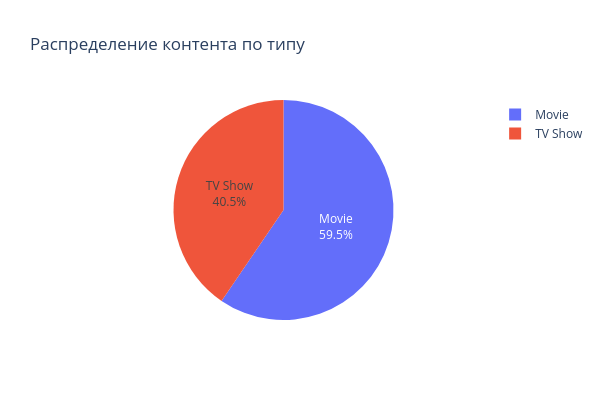

Write notebook code for a chart like this one.
### Markdown cell above
#### Для начала посмотрим на то, какие типы контента представлены в нашем датасете

### Code cell
fig = go.Figure(data=[go.Pie(labels=dataset['type'].value_counts().reset_index()['type'], values=dataset['type'].value_counts().reset_index()['count'], textinfo='percent+label', hole=0)])
fig.update_layout(title='Распределение контента по типу', width=600, height=400)
fig.show()

### Figure 1 — Plotly figure (JSON) as saved in the notebook; plotly's stock layout.template omitted (floating-point values rounded to 4 significant figures)
{"data": [{"hole": 0, "labels": ["Movie", "TV Show"], "textinfo": "percent+label", "type": "pie", "values": [19116, 12999]}], "layout": {"height": 400, "title": {"text": "Распределение контента по типу"}, "width": 600}}
